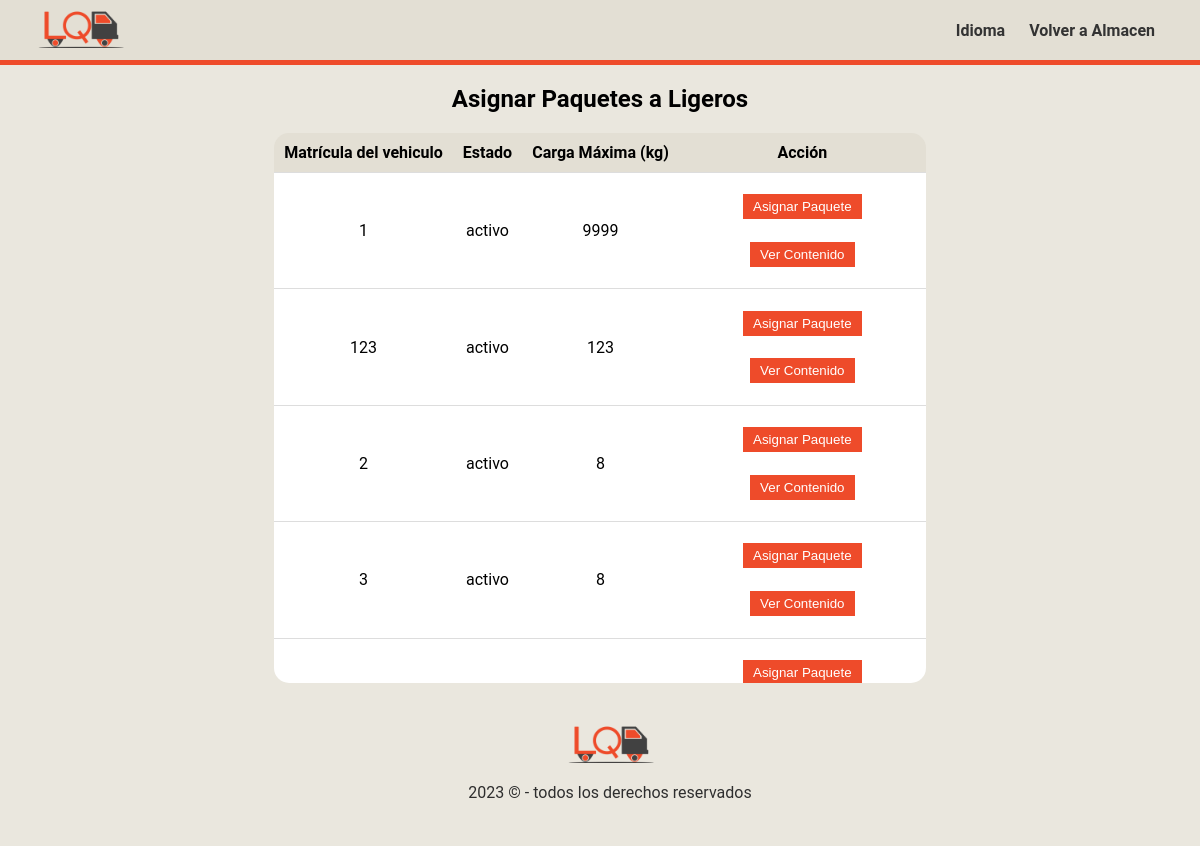
Page /api/almacen/views/vistaCargarPaquetes.php (signed in) on the committed database.
### tables this page shows
CREATE TABLE `vehiculoligero` (
  `matricula` varchar(30) NOT NULL,
  `pesoMax` int(30) NOT NULL,
  `estado` varchar(30) NOT NULL
);

### api/almacen/models/modelo.php (called while the page is built, shortened)
<?php
class Modelo {
    private $conexion;
    public function __construct() {
        $this->conexion = new mysqli("localhost", "root", "", "logiq");
    }
    public function obtenerVehiculosLigeros(){
        $instruccion = "SELECT * FROM vehiculoligero";
        $resultado = $this->conexion->query($instruccion);
    $vLigero = array();
        while ($fila = $resultado->fetch_assoc()) {
            $vLigero[] = array(
                "matricula" => $fila["matricula"],
                "pesoMax" => $fila["pesoMax"],
                "estado" => $fila["estado"]
            );
        }
        return json_encode($vLigero);
}
}
?>

### api/almacen/controllers/controlador.php (called while the page is built, shortened)
<?php
include(__DIR__ . '/../models/modelo.php');
class Controlador
{
    private $modelo;
    public function __construct()
    {
        $this->modelo = new Modelo();
    }
    public function obtenerVehiculosLigeros()
    {
        $vLigerosJson = $this->modelo->obtenerVehiculosLigeros();
        return $vLigerosJson;
    }
}
?>

### api/almacen/views/vistaCargarPaquetes.php (the view, shortened to what this page needs)
<!DOCTYPE html>
<html>
<head>
    <link rel="stylesheet" href="styles.css">
</head>
<body>
<header>
    <div class="logo">
      <a href="../../../index.php"><img src="../../../img/logo.png" alt="Logo"></a>
    </div>
    <nav class="primer-menu">
      <ul>
        <li><a href="#">Idioma</a></li>
        <li><a href="../../../paginas/almacen.php">Volver a Almacen</a></li>
      </ul>
    </nav>
  </header>
  <div class="header-line"></div>
    <h1>Asignar Paquetes a Ligeros</h1>
    <div id="table-container">
    <table>
        <tr>
            <th>Matrícula del vehiculo</th>
            <th>Estado</th>
            <th>Carga Máxima (kg)</th>
            <th>Acción</th>
        </tr>
        <?php
        include (__DIR__ . '/../controllers/controlador.php');
        $controlador = new Controlador();
        $ligerosJSON = $controlador->obtenerVehiculosLigeros();
        $ligeros = json_decode($ligerosJSON, true);
        foreach ($ligeros as $ligero) {
            echo "<tr id='fila-ligero-{$ligero['matricula']}'>";
            echo "<td>{$ligero['matricula']}</td>";
            echo "<td>{$ligero['estado']}</td>";
            echo "<td>{$ligero['pesoMax']}</td>";
            echo "<td><button onclick=\"mostrarPaquetes('{$ligero['matricula']}')\">Asignar Paquete</button>
            <a href='vistaPaquetesCargados.php?matriculaLigero={$ligero['matricula']}'><button>Ver Contenido</button></a></td>";
            echo "</tr>";
        }
        ?>
    </table>
    </div>
    <footer class="footer">
    <div class="footer-container">
    <div class="logo">
        <img src="../../../img/logo.png">
         <p>2023 © - todos los derechos reservados</p>
    </div>
</div>
</footer>
</body>
</html>

### api/almacen/views/styles.css (style rules this page uses)
body { font-family: 'Roboto', sans-serif; background-color: #eae7de; margin: 0; padding: 0; display: flex; flex-direction: column; min-height: 100vh; }
header { background-color: #e3dfd4; height: 40px; padding: 10px; justify-content: space-between; display: flex; align-items: center; }
.header-line { height: 5px; background-color: #ee4b2a; margin-top: 0; }
.logo { margin-left: 20px; float: left; }
.logo img { height: 40px; }
.primer-menu { float: right; }
.primer-menu ul { list-style: none; margin-right: 30px; }
.primer-menu ul li { display: inline-block; margin-left: 10px; }
.primer-menu ul li a { font-weight: bold; text-decoration: none; color: #333; padding: 5px; border-radius: 5px; transition: background-color 0.4s ease; }
h1 { font-size: 24px; text-align: center; margin: 20px 0; }
#table-container { margin: 0 auto; text-align: center; flex-direction: column; display: flex; border-radius: 15px; max-width:fit-content; margin-bottom: 20px; overflow:auto; max-height: 550px; }
table { width: 100%; margin: auto; border-collapse:collapse; background-color: #fff; padding-top: 5px; max-height: 550px; box-shadow: 0 0 10px rgba(0, 0, 0, 0.1 ); }
table th, table td { padding: 10px; text-align: center; border-bottom: 1px solid #ddd; }
table th { background-color: #e3dfd4; }
button { background-color: #ee4b2a; color: #fff; border: none; padding: 5px 10px; margin: 5%; cursor: pointer; transition: background-color 0.3s ease; }
.footer { margin-top: 20px; margin-right: 0; margin-left: 0; width: 100%; background-color: #eae7de; color: #2e2e2e; text-align: center; }
.footer-container { display: flex; align-items: center; flex-direction: column; justify-content: center; }
.footer-container .logo img { height: 40px; }

### rows in the picture
vehiculoligero: matricula "1", estado "activo", pesoMax "9999"
vehiculoligero: matricula "123", estado "activo", pesoMax "123"
vehiculoligero: matricula "2", estado "activo", pesoMax "8"
vehiculoligero: matricula "3", estado "activo", pesoMax "8"
